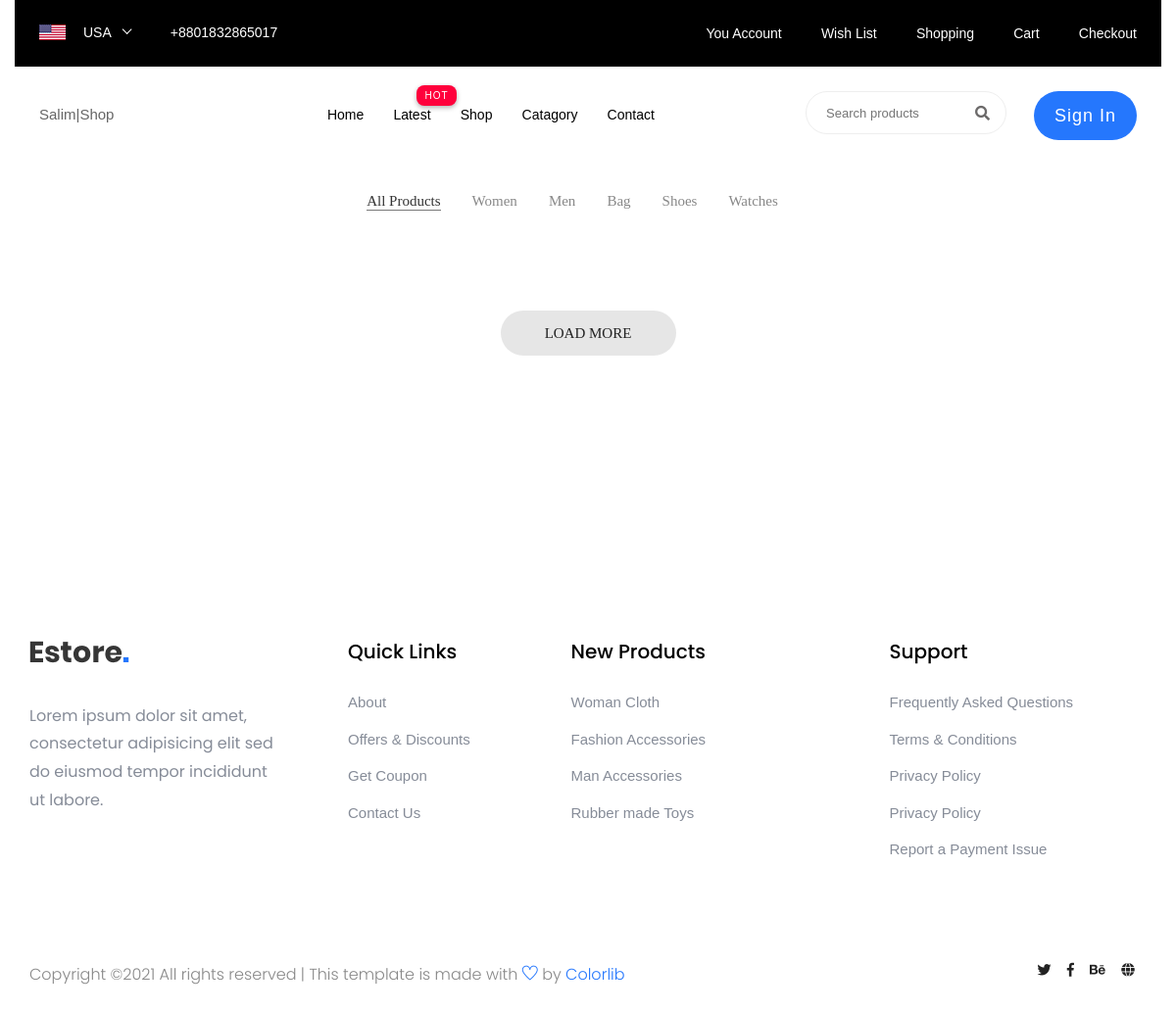
The page /product/product on the database as committed earlier.
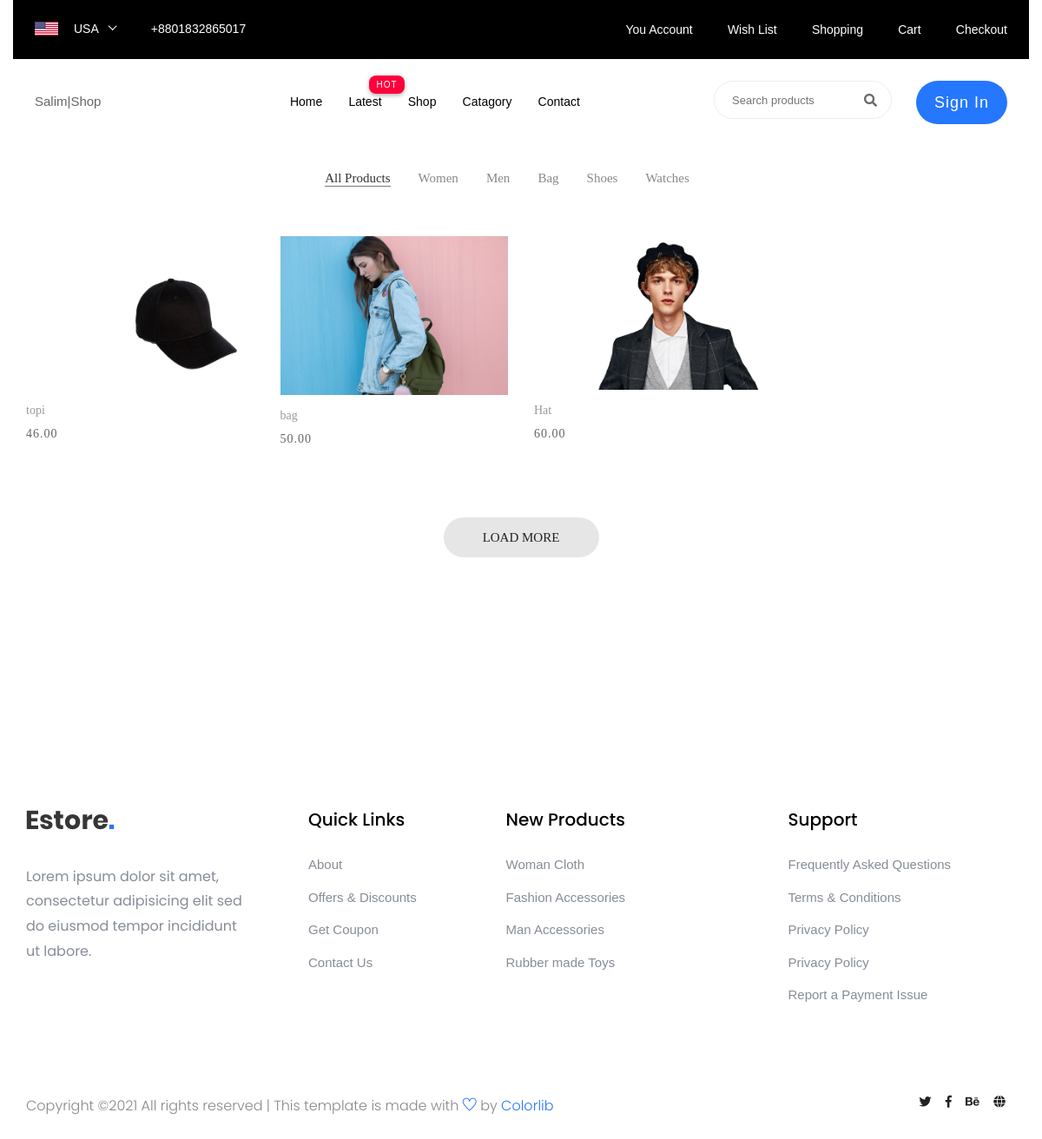
The same page on the database as committed later.
### product/models.py (models this page shows, shortened)
class Product(models.Model):
    category = models.ForeignKey(Category, related_name='product', on_delete=models.CASCADE)
    name = models.CharField(max_length=255)
    description = models.TextField(blank=True)
    image = models.ImageField(upload_to='product')
    price = models.DecimalField(max_digits=50, decimal_places=2)
    in_stock = models.PositiveIntegerField()
    created = models.DateTimeField(auto_now_add=True)
    updated = models.DateTimeField(auto_now=True)
    class Meta:
        ordering=['-created']

### product/views.py (the view)
# urls.py: path('product',views.product,name='product'),
def product(request):
    product=Product.objects.all()
    con={
        'p':product
    }
    return render(request,'shop.html',con)

### templates/shop.html (shortened to what this page needs)
{% extends 'base.html' %}
{% load static %}
{% block product %}
<div class="bg0 m-t-23 p-b-140">
    <div class="container">
        <div class="flex-w flex-sb-m p-b-52">
            <div class="flex-w flex-l-m m-auto filter-tope-group m-tb-10">
                <button class="stext-106 cl6 hov1 bor3 trans-04 m-r-32 m-tb-5 how-active1" data-filter="*">
                    All Products
                </button>
                <button class="stext-106 cl6 hov1 bor3 trans-04 m-r-32 m-tb-5" data-filter=".women">
                    Women
                </button>
                <button class="stext-106 cl6 hov1 bor3 trans-04 m-r-32 m-tb-5" data-filter=".men">
                    Men
                </button>
                <button class="stext-106 cl6 hov1 bor3 trans-04 m-r-32 m-tb-5" data-filter=".bag">
                    Bag
                </button>
                <button class="stext-106 cl6 hov1 bor3 trans-04 m-r-32 m-tb-5" data-filter=".shoes">
                    Shoes
                </button>
                <button class="stext-106 cl6 hov1 bor3 trans-04 m-r-32 m-tb-5" data-filter=".watches">
                    Watches
                </button>
            </div>
        </div>
             	<div class="row isotope-grid">
{% for p in p %}
				<div class="col-sm-6 col-md-4 col-lg-3 p-b-35 isotope-item women">
					<div class="block2">
						<div class="block2-pic hov-img0">
							<img src="{{ p.image.url }}" alt="IMG-PRODUCT">
						</div>
						<div class="block2-txt flex-w flex-t p-t-14">
							<div class="block2-txt-child1 flex-col-l ">
								<a href="product-detail.html" class="stext-104 cl4 hov-cl1 trans-04 js-name-b2 p-b-6">
									{{p.name}}
								</a>
								<span class="stext-105 cl3">
									{{p.price}}
								</span>
							</div>
						</div>
					</div>
				</div>
{% endfor %}
			</div>
        <div class="flex-c-m flex-w w-full p-t-45">
            <a href="#" class="flex-c-m stext-101 cl5 size-103 bg2 bor1 hov-btn1 p-lr-15 trans-04">
                Load More
            </a>
        </div>
    </div>
</div>
{% endblock %}

### templates/base.html (shortened to what this page needs)
<!DOCTYPE html>
<html lang="en">
{% load static %}
<head>
  <link rel="stylesheet" href="https://cdnjs.cloudflare.com/ajax/libs/font-awesome/4.7.0/css/font-awesome.min.css">
        <link rel="stylesheet" href="{% static 'assets/css/bootstrap.min.css' %}">
        <link rel="stylesheet" href="{% static 'assets/css/owl.carousel.min.css' %}">
        <link rel="stylesheet" href="{% static 'assets/css/flaticon.css'%}">
        <link rel="stylesheet" href="{% static 'assets/css/slicknav.css'%}">
        <link rel="stylesheet" href="{% static 'assets/css/animate.min.css'%}">
        <link rel="stylesheet" href="{% static 'assets/css/magnific-popup.css'%}">
        <link rel="stylesheet" href="{% static 'assets/css/fontawesome-all.min.css'%}">
        <link rel="stylesheet" href="{% static 'assets/css/themify-icons.css'%}">
        <link rel="stylesheet" href="{% static 'assets/css/slick.css'%}">
        <link rel="stylesheet" href="{% static 'assets/css/nice-select.css'%}">
        <link rel="stylesheet" href="{% static 'assets/css/style.css'%}">
        <link rel="stylesheet" href="{% static 'assets/css/mm.css'%}">
        <link rel="stylesheet" type="text/css" href="{% static 'assets/css/util.css'%}">
	    <link rel="stylesheet" type="text/css" href="{% static 'assets/css/main.css'%}">
</head>
   <body>
       <div class="container-fluid">
    <header>
       <div class="header-area ">
            <div class="main-header ">
                <div class="header-top top-bg d-none d-lg-block">
                   <div class="container-fluid">
                       <div class="col-xl-12">
                            <div class="row d-flex justify-content-between align-items-center">
                                <div class="header-info-left d-flex">
                                    <div class="flag">
                                        <img src="{% static 'assets/img/icon/header_icon.png'%}" alt="">
                                    </div>
                                    <div class="select-this">
                                    </div>
                                    <ul class="contact-now">
                                        <li>+8801832865017 </li>
                                    </ul>
                                </div>
                                <div class="header-info-right">
                                   <ul>         {% if request.user.is_authenticated %}
                                       <li><a href="{% url 'home:profile' %}">Hi {{request.user}}</a></li>
                                       {% else %}
                                       <li><a href="{% url "home:login" %}">You Account</a></li>
                                            {% endif %}
                                       <li><a href="product_list.html">Wish List  </a></li>
                                       <li><a href="{% url 'cart:cart' %}">Shopping</a></li>
                                       <li><a href="{% url 'cart:cart' %}">Cart</a></li>
                                       <li><a href="checkout.html">Checkout</a></li>
                                   </ul>
                                </div>
                            </div>
                       </div>
                   </div>
                </div>
               <div class="header-bottom  header-sticky ">
                    <div class="container-fluid">
                        <div class="row align-items-center">
                            <div class="col-xl-1 col-lg-1 col-md-1 col-sm-3">
                                Salim|Shop
                            </div>
                            <div class="col-xl-6 col-lg-8 col-md-7 col-sm-5">
                                <div class="main-menu f-right d-none d-lg-block">
                                    <nav>
                                        <ul id="navigation">
                                            <li><a href="/">Home</a></li>
                                        <li class="hot"><a href="{% url 'product:product' %}">Latest</a></li>
                                      <li><a href="{% url 'product:product' %}">Shop</a> </li>
                                            <li><a href="{% url 'product:category' %}">Catagory</a>
                                            </li>
                                            <li><a href="contact.html">Contact</a></li>
                                        </ul>
                                    </nav>
                                </div>
                            </div>
                            <div class="col-xl-5 col-lg-3 col-md-3 col-sm-3 fix-card">
                                <ul class="header-right f-right d-none d-lg-block d-flex justify-content-between">
                                    <li class="d-none d-xl-block">
                                        <div class="form-box f-right ">
                                            <input type="text" name="Search" placeholder="Search products">
                                            <div class="search-icon">
                                                <i class="fas fa-search special-tag"></i>
                                            </div>
                                        </div>
                                     </li>
                                    <li>
                                    </li>
                                     {% if not request.user.is_authenticated %}
                                   <li class="d-none d-lg-block"> <a href="{% url 'home:login' %}" class="btn header-btn">Sign in</a></li>
                                   {% endif %}
                                </ul>
                            </div>
                            <div class="col-12">
                            </div>
                        </div>
                    </div>
               </div>
            </div>
       </div>
{% block product %}
{% endblock %}
        <footer>
            <div class="footer-area footer-padding">
                <div class="container">
                    <div class="row d-flex justify-content-between">
                        <div class="col-xl-3 col-lg-3 col-md-5 col-sm-6">
                           <div class="single-footer-caption mb-50">
                             <div class="single-footer-caption mb-30">
                                 <div class="footer-logo">
                                     <a href="/"><img src="{% static 'assets/img/logo/logo2_footer.png'%}" alt=""></a>
                                 </div>
                                 <div class="footer-tittle">
                                     <div class="footer-pera">
                                         <p>Lorem ipsum dolor sit amet, consectetur adipisicing elit sed do eiusmod tempor incididunt ut labore.</p>
                                    </div>
                                 </div>
                             </div>
                           </div>
                        </div>
                        <div class="col-xl-2 col-lg-3 col-md-3 col-sm-5">
                            <div class="single-footer-caption mb-50">
                                <div class="footer-tittle">
                                    <h4>Quick Links</h4>
                                    <ul>
                                        <li><a href="#">About</a></li>
                                        <li><a href="#"> Offers & Discounts</a></li>
                                        <li><a href="#"> Get Coupon</a></li>
                                        <li><a href="#">  Contact Us</a></li>
                                    </ul>
                                </div>
                            </div>
                        </div>
                        <div class="col-xl-3 col-lg-3 col-md-4 col-sm-7">
                            <div class="single-footer-caption mb-50">
                                <div class="footer-tittle">
                                    <h4>New Products</h4>
                                    <ul>
                                        <li><a href="#">Woman Cloth</a></li>
                                        <li><a href="#">Fashion Accessories</a></li>
                                        <li><a href="#"> Man Accessories</a></li>
                                        <li><a href="#"> Rubber made Toys</a></li>
                                    </ul>
                                </div>
                            </div>
                        </div>
                        <div class="col-xl-3 col-lg-3 col-md-5 col-sm-7">
                            <div class="single-footer-caption mb-50">
                                <div class="footer-tittle">
                                    <h4>Support</h4>
                                    <ul>
                                     <li><a href="#">Frequently Asked Questions</a></li>
                                     <li><a href="#">Terms & Conditions</a></li>
                                     <li><a href="#">Privacy Policy</a></li>
                                     <li><a href="#">Privacy Policy</a></li>
                                     <li><a href="#">Report a Payment Issue</a></li>
                                 </ul>
                                </div>
                            </div>
                        </div>
                    </div>
                    <div class="row">
                     <div class="col-xl-7 col-lg-7 col-md-7">
                         <div class="footer-copy-right">
                             <p>
       Copyright &copy;<script>document.write(new Date().getFullYear());</script> All rights reserved | This template is made with <i class="ti-heart" aria-hidden="true"></i> by <a href="https://colorlib.com" target="_blank">Colorlib</a>
       </p>                   </div>
                     </div>
                      <div class="col-xl-5 col-lg-5 col-md-5">
                         <div class="footer-copy-right f-right">
                             <div class="footer-social">
                                 <a href="#"><i class="fab fa-twitter"></i></a>
                                 <a href="#"><i class="fab fa-facebook-f"></i></a>
                                 <a href="#"><i class="fab fa-behance"></i></a>
                                 <a href="#"><i class="fas fa-globe"></i></a>
                             </div>
                         </div>
                     </div>
                 </div>
                </div>
            </div>
        </footer>
    </div>
</body>
</html>

### static/assets/css/main.css (style rules this page uses)
.container { max-width: 1380px; }
@media (max-width: 1600px) { .container { max-width: 1200px; } }
.main-menu { list-style-type: none; margin: 0; display: -webkit-box; display: -webkit-flex; display: -moz-box; display: -ms-flexbox; display: flex; align-items: center; }
.block2-pic { position: relative; }
.block2-txt-child1 { width: calc(100% - 30px); }
.cl3 { color: #666; }
.cl4 { color: #999; }
.cl5 { color: #222; }
.cl6 { color: #888; }
.stext-101 { font-family: Poppins-Medium; font-size: 15px; line-height: 1.466667; text-transform: uppercase; }
.stext-104 { font-family: Poppins-Regular; font-size: 14px; line-height: 1.466667; }
.stext-105 { font-family: Poppins-Regular; font-size: 14px; line-height: 1.466667; letter-spacing: 1px; }
.stext-106 { font-family: Poppins-Regular; font-size: 15px; line-height: 1.2; }
.size-103 { min-width: 179px; height: 46px; }
.bg0 { background-color: #fff; }
.bg2 { background-color: #e6e6e6; }
.bor1 { border-radius: 23px; }
.bor3 { border-bottom: 1px solid transparent; }
.how-active1 { color: #333; border-color: #797979; }
.hov-img0 { display: block; overflow: hidden; }
.hov-img0 img { width: 100%; -webkit-transition: transform 0.9s ease; -o-transition: transform 0.9s ease; -moz-transition: transform 0.9s ease; transition: transform 0.9s ease; }

Rows that differ between the two databases and show on the page:
added Product: image (picture), name "topi", price "46.00"
added Product: image (picture), name "bag", price "50.00"
added Product: image (picture), name "Hat", price "60.00"
